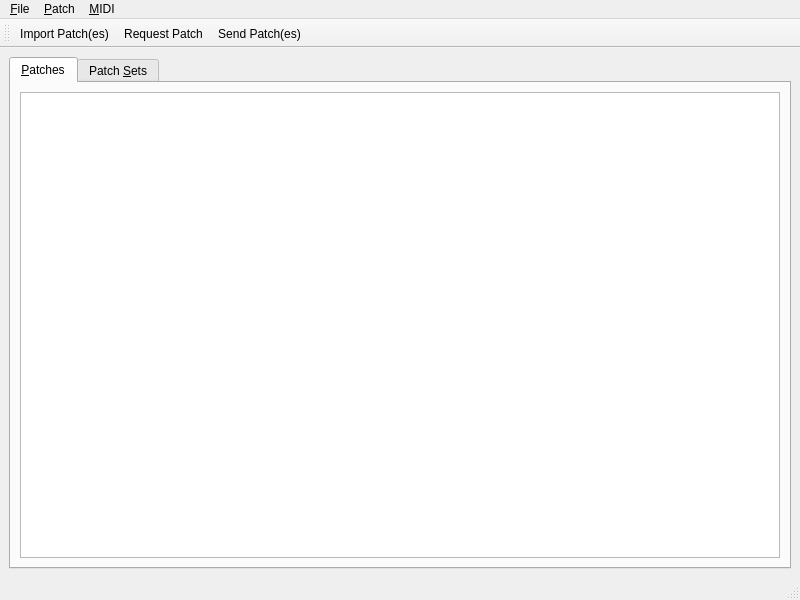
<?xml version="1.0" encoding="UTF-8"?>
<ui version="4.0">
 <class>MainWindow</class>
 <widget class="QMainWindow" name="MainWindow">
  <property name="geometry">
   <rect>
    <x>0</x>
    <y>0</y>
    <width>800</width>
    <height>600</height>
   </rect>
  </property>
  <property name="windowTitle">
   <string>MainWindow</string>
  </property>
  <property name="toolButtonStyle">
   <enum>Qt::ToolButtonTextUnderIcon</enum>
  </property>
  <widget class="QWidget" name="centralwidget">
   <layout class="QVBoxLayout" name="verticalLayout">
    <item>
     <widget class="QTabWidget" name="tabbox_patchlists">
      <property name="minimumSize">
       <size>
        <width>0</width>
        <height>0</height>
       </size>
      </property>
      <property name="layoutDirection">
       <enum>Qt::LeftToRight</enum>
      </property>
      <property name="currentIndex">
       <number>0</number>
      </property>
      <widget class="QWidget" name="tab_patches">
       <attribute name="title">
        <string>&amp;Patches</string>
       </attribute>
       <layout class="QHBoxLayout" name="horizontalLayout">
        <item>
         <widget class="QTableView" name="table_patches">
          <property name="sizeAdjustPolicy">
           <enum>QAbstractScrollArea::AdjustToContents</enum>
          </property>
          <property name="editTriggers">
           <set>QAbstractItemView::DoubleClicked|QAbstractItemView::EditKeyPressed</set>
          </property>
          <property name="selectionBehavior">
           <enum>QAbstractItemView::SelectRows</enum>
          </property>
          <property name="sortingEnabled">
           <bool>true</bool>
          </property>
          <attribute name="horizontalHeaderVisible">
           <bool>true</bool>
          </attribute>
          <attribute name="horizontalHeaderStretchLastSection">
           <bool>false</bool>
          </attribute>
          <attribute name="verticalHeaderVisible">
           <bool>false</bool>
          </attribute>
         </widget>
        </item>
       </layout>
      </widget>
      <widget class="QWidget" name="tab_patchsets">
       <attribute name="title">
        <string>Patch &amp;Sets</string>
       </attribute>
       <layout class="QVBoxLayout" name="verticalLayout_2">
        <item>
         <widget class="QTableView" name="table_patchsets"/>
        </item>
       </layout>
      </widget>
     </widget>
    </item>
   </layout>
  </widget>
  <widget class="QMenuBar" name="menubar">
   <property name="geometry">
    <rect>
     <x>0</x>
     <y>0</y>
     <width>800</width>
     <height>28</height>
    </rect>
   </property>
   <widget class="QMenu" name="menu_File">
    <property name="title">
     <string>&amp;File</string>
    </property>
    <addaction name="separator"/>
    <addaction name="action_open"/>
    <addaction name="separator"/>
    <addaction name="action_quit"/>
   </widget>
   <widget class="QMenu" name="menu_MIDI">
    <property name="title">
     <string>&amp;MIDI</string>
    </property>
   </widget>
   <widget class="QMenu" name="menu_Patch">
    <property name="title">
     <string>&amp;Patch</string>
    </property>
    <addaction name="action_import"/>
    <addaction name="action_request"/>
    <addaction name="action_send"/>
    <addaction name="separator"/>
    <addaction name="action_delete"/>
   </widget>
   <addaction name="menu_File"/>
   <addaction name="menu_Patch"/>
   <addaction name="menu_MIDI"/>
  </widget>
  <widget class="QStatusBar" name="statusbar"/>
  <widget class="QToolBar" name="toolBar">
   <property name="windowTitle">
    <string>toolBar</string>
   </property>
   <attribute name="toolBarArea">
    <enum>TopToolBarArea</enum>
   </attribute>
   <attribute name="toolBarBreak">
    <bool>false</bool>
   </attribute>
   <addaction name="action_import"/>
   <addaction name="action_request"/>
   <addaction name="action_send"/>
  </widget>
  <action name="action_quit">
   <property name="icon">
    <iconset theme="application-exit">
     <normaloff>.</normaloff>.</iconset>
   </property>
   <property name="text">
    <string>&amp;Quit</string>
   </property>
   <property name="iconText">
    <string>&amp;Quit</string>
   </property>
   <property name="toolTip">
    <string>Exit application</string>
   </property>
   <property name="shortcut">
    <string>Ctrl+Q</string>
   </property>
   <property name="shortcutContext">
    <enum>Qt::ApplicationShortcut</enum>
   </property>
   <property name="visible">
    <bool>true</bool>
   </property>
   <property name="menuRole">
    <enum>QAction::QuitRole</enum>
   </property>
   <property name="shortcutVisibleInContextMenu">
    <bool>true</bool>
   </property>
  </action>
  <action name="action_import">
   <property name="icon">
    <iconset theme="document-import">
     <normaloff>.</normaloff>.</iconset>
   </property>
   <property name="text">
    <string>&amp;Import Patch(es)...</string>
   </property>
   <property name="toolTip">
    <string>Import patch(es) from SysEx file(s)</string>
   </property>
   <property name="shortcut">
    <string>Ctrl+I</string>
   </property>
  </action>
  <action name="action_send">
   <property name="icon">
    <iconset theme="document-send">
     <normaloff>.</normaloff>.</iconset>
   </property>
   <property name="text">
    <string>&amp;Send Patch(es)</string>
   </property>
   <property name="toolTip">
    <string>Send selected patch to MIDI output</string>
   </property>
   <property name="shortcut">
    <string>Space</string>
   </property>
   <property name="iconVisibleInMenu">
    <bool>false</bool>
   </property>
  </action>
  <action name="action_request">
   <property name="icon">
    <iconset theme="stock_down">
     <normaloff>.</normaloff>.</iconset>
   </property>
   <property name="text">
    <string>&amp;Request Patch </string>
   </property>
   <property name="toolTip">
    <string>Request and receive SysEx patch from Synthesizer</string>
   </property>
   <property name="shortcut">
    <string>Ctrl+R</string>
   </property>
  </action>
  <action name="action_delete">
   <property name="text">
    <string>&amp;Delete Patch(es)</string>
   </property>
   <property name="toolTip">
    <string>Delete selected patch(es) from database</string>
   </property>
   <property name="shortcut">
    <string>Del</string>
   </property>
  </action>
  <action name="action_open">
   <property name="icon">
    <iconset theme="document-open">
     <normaloff>.</normaloff>.</iconset>
   </property>
   <property name="text">
    <string>&amp;Open patch database</string>
   </property>
   <property name="toolTip">
    <string>Load patch database from file</string>
   </property>
   <property name="shortcut">
    <string>Ctrl+O</string>
   </property>
  </action>
 </widget>
 <resources/>
 <connections/>
</ui>
